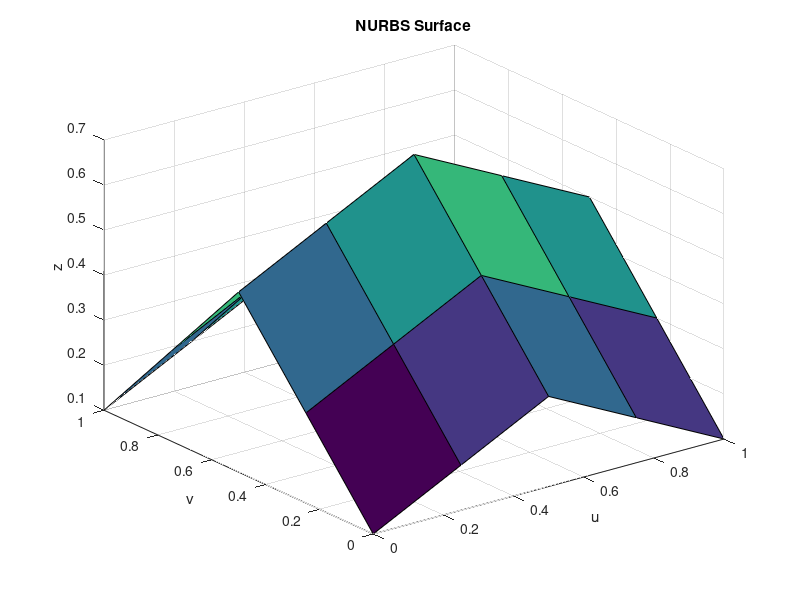

The MATLAB source for this figure:
% Read NURBS surface data from file
data = load('NURBS_Surface1.txt');

% Extract u, v, and z coordinates from data
u = data(:, 1);
v = data(:, 2);
z = data(:, 3);

% Determine the resolution (assuming it's square)
resolution = sqrt(length(u)) - 1;

% Reshape u, v, and z into matrices
u = reshape(u, resolution+1, resolution+1);
v = reshape(v, resolution+1, resolution+1);
z = reshape(z, resolution+1, resolution+1);

% Plot NURBS surface
figure;
surf(u, v, z);
xlabel('u');
ylabel('v');
zlabel('z');
title('NURBS Surface');
